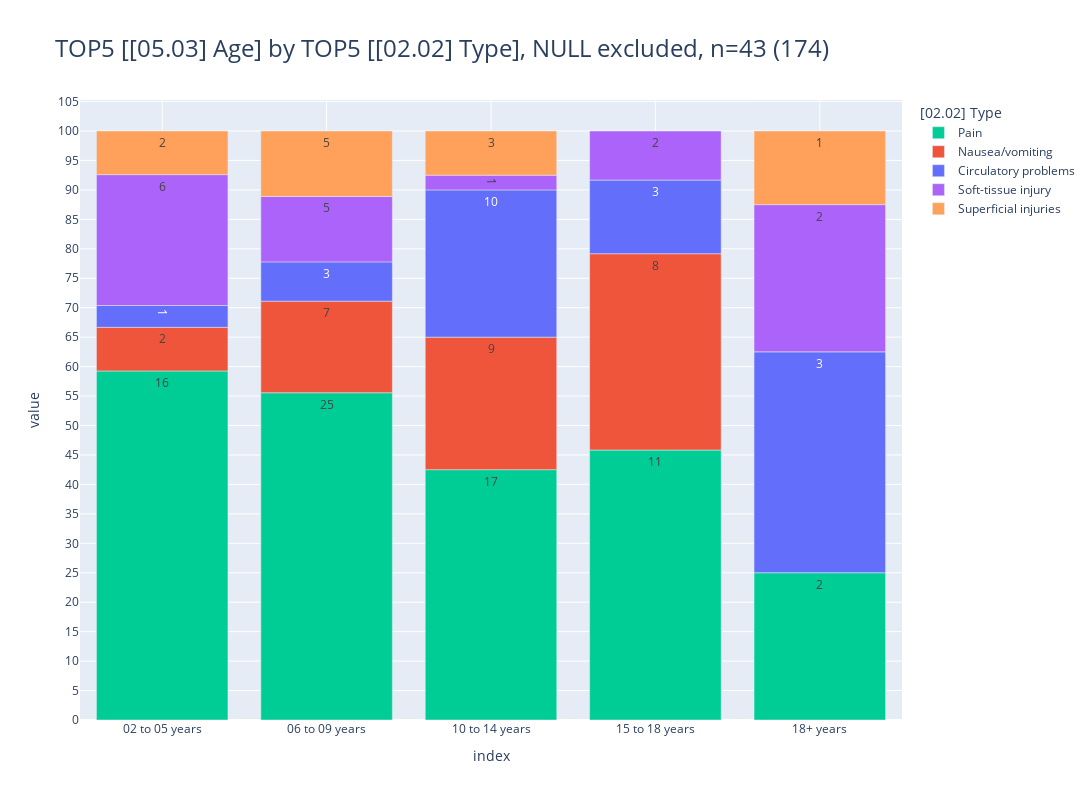

The notebook cell saved with this chart:
### Markdown cell above
### <a id='toc1_4_7_'></a>[slide 7](#toc0_)

### Code cell
slide4=df_slides.find_cols([
    "[02.02]",
    "[05.03]"
    ])
create_multi_chart(df_slides[slide4])
#_df

### Figure 1 — Plotly figure (JSON) as saved in the notebook; plotly's stock layout.template omitted (floating-point values rounded to 4 significant figures)
{"data": [{"hovertemplate": "col=Pain<br>index=%{x}<br>value=%{y}<br>cnt_str=%{text}<extra></extra>", "legendgroup": "Pain", "marker": {"color": "#00CC96", "pattern": {"shape": ""}}, "name": "Pain", "orientation": "v", "showlegend": true, "text": ["16", "25", "17", "11", "2"], "textposition": "auto", "type": "bar", "x": ["02 to 05 years", "06 to 09 years", "10 to 14 years", "15 to 18 years", "18+ years"], "xaxis": "x", "y": [16, 25, 17, 11, 2], "yaxis": "y"}, {"hovertemplate": "col=Nausea/vomiting<br>index=%{x}<br>value=%{y}<br>cnt_str=%{text}<extra></extra>", "legendgroup": "Nausea/vomiting", "marker": {"color": "#EF553B", "pattern": {"shape": ""}}, "name": "Nausea/vomiting", "orientation": "v", "showlegend": true, "text": ["2", "7", "9", "8"], "textposition": "auto", "type": "bar", "x": ["02 to 05 years", "06 to 09 years", "10 to 14 years", "15 to 18 years"], "xaxis": "x", "y": [2, 7, 9, 8], "yaxis": "y"}, {"hovertemplate": "col=Circulatory problems<br>index=%{x}<br>value=%{y}<br>cnt_str=%{text}<extra></extra>", "legendgroup": "Circulatory problems", "marker": {"color": "#636EFA", "pattern": {"shape": ""}}, "name": "Circulatory problems", "orientation": "v", "showlegend": true, "text": ["1", "3", "10", "3", "3"], "textposition": "auto", "type": "bar", "x": ["02 to 05 years", "06 to 09 years", "10 to 14 years", "15 to 18 years", "18+ years"], "xaxis": "x", "y": [1, 3, 10, 3, 3], "yaxis": "y"}, {"hovertemplate": "col=Soft-tissue injury<br>index=%{x}<br>value=%{y}<br>cnt_str=%{text}<extra></extra>", "legendgroup": "Soft-tissue injury", "marker": {"color": "#AB63FA", "pattern": {"shape": ""}}, "name": "Soft-tissue injury", "orientation": "v", "showlegend": true, "text": ["6", "5", "1", "2", "2"], "textposition": "auto", "type": "bar", "x": ["02 to 05 years", "06 to 09 years", "10 to 14 years", "15 to 18 years", "18+ years"], "xaxis": "x", "y": [6, 5, 1, 2, 2], "yaxis": "y"}, {"hovertemplate": "col=Superficial injuries<br>index=%{x}<br>value=%{y}<br>cnt_str=%{text}<extra></extra>", "legendgroup": "Superficial injuries", "marker": {"color": "#FFA15A", "pattern": {"shape": ""}}, "name": "Superficial injuries", "orientation": "v", "showlegend": true, "text": ["2", "5", "3", "1"], "textposition": "auto", "type": "bar", "x": ["02 to 05 years", "06 to 09 years", "10 to 14 years", "18+ years"], "xaxis": "x", "y": [2, 5, 3, 1], "yaxis": "y"}], "layout": {"barmode": "relative", "barnorm": "percent", "height": 800, "legend": {"title": {"text": "[02.02] Type"}, "tracegroupgap": 0, "traceorder": "normal"}, "title": {"font": {"size": 24}, "text": "TOP5 [[05.03] Age] by TOP5 [[02.02] Type], NULL excluded, n=43 (174)", "xanchor": "left", "y": 0.95, "yanchor": "top"}, "width": 1600, "xaxis": {"anchor": "y", "categoryarray": ["02 to 05 years", "06 to 09 years", "10 to 14 years", "15 to 18 years", "18+ years"], "categoryorder": "array", "domain": [0, 1], "gridwidth": 1, "showgrid": true, "title": {"text": "index"}}, "yaxis": {"anchor": "x", "domain": [0, 1], "dtick": 5, "gridwidth": 1, "showgrid": true, "title": {"text": "value"}}}}
